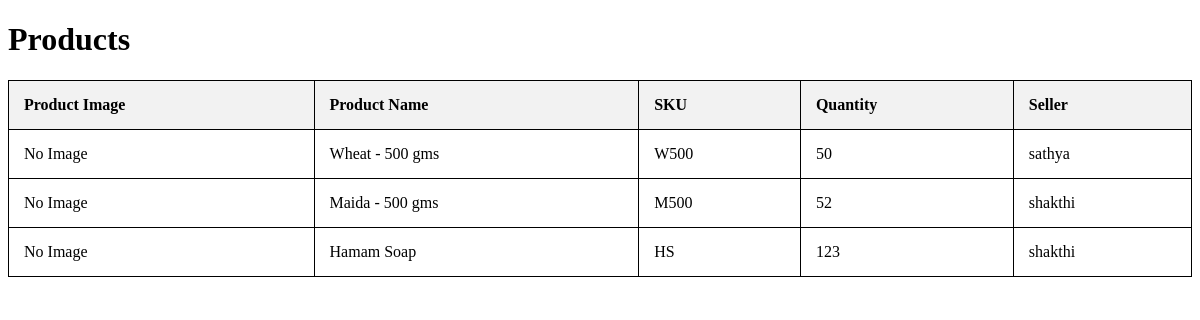
Page /view_products on the earlier database version.
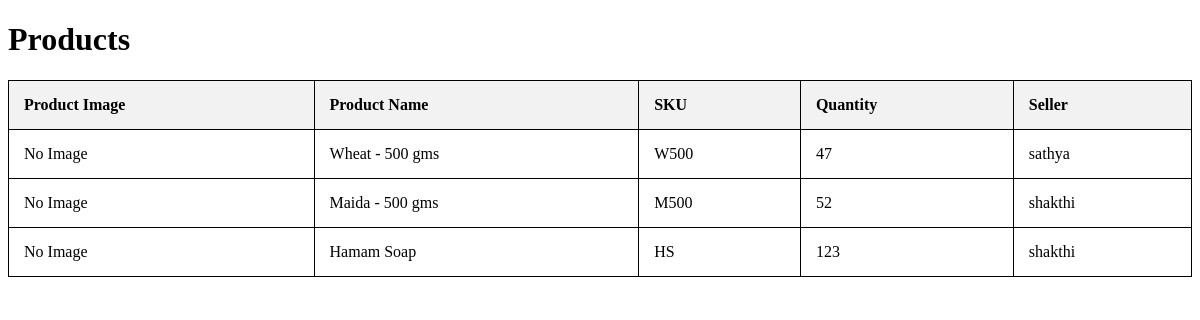
Same page on the later database version.
### models.py (models this page shows, shortened)
class Product(db.Model):
    id = db.Column(db.Integer, primary_key=True)
    name = db.Column(db.String(100), nullable=False)
    SKU = db.Column(db.String(50), nullable=False)
    category_id = db.Column(db.Integer, db.ForeignKey('product_category.id'), nullable=False)
    image = db.Column(db.String(200), nullable=True)
    net_price = db.Column(db.Float, nullable=False)
    selling_price = db.Column(db.Float, nullable=False)
    quantity = db.Column(db.Integer, nullable=False)
    seller = db.Column(db.String(100), nullable=False)
    inventory = db.relationship('Inventory', backref='product', lazy=True)

### blueprints/product.py (the view)
@product_bp.route('/view_products')
def view_products():
    products = Product.query.all()
    return render_template('view_products.html', products=products)

### templates/view_products.html (shortened to what this page needs)
<!DOCTYPE html>
<html>
<head>
</head>
<body>
    <h1>Products</h1>
    <table>
        <tr>
            <th>Product Image</th>
            <th>Product Name</th>
            <th>SKU</th>
            <th>Quantity</th>
            <th>Seller</th>
        </tr>
        {% for product in products %}
        <tr>
            <td>
                {% if product.image %}
                <img src="{{ url_for('static', filename='uploads/' ~ product.image) }}" alt="Product Image">
                {% else %}
                    No Image
                {% endif %}
            </td>
            <td>{{ product.name }}</td>
            <td>{{ product.SKU }}</td>
            <td>{{ product.quantity }}</td>
            <td>{{ product.seller }}</td>
        </tr>
        {% endfor %}
    </table>
</body>
</html>

### templates/view_products.html (style rules this page uses)
table { width: 100%; border-collapse: collapse; }
table, th, td { border: 1px solid black; }
th, td { padding: 15px; text-align: left; }
th { background-color: #f2f2f2; }

Differences in the rows shown:
changed Product "Wheat - 500 gms": quantity "50" → "47"
